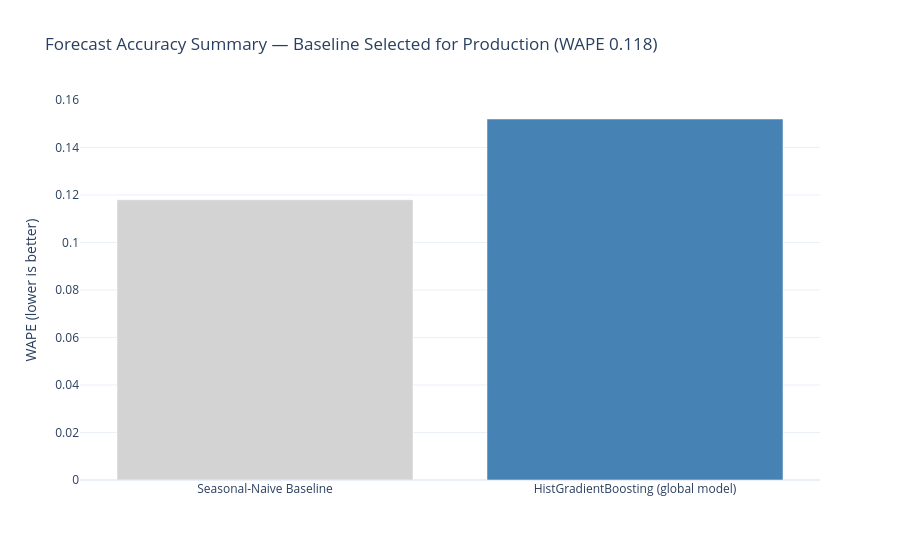

Notebook code for this chart:
### Code cell
# Executive summary visual: WAPE and improvement in one view
fig = go.Figure()
fig.add_trace(go.Bar(x=comparison_table["Method"], y=comparison_table["WAPE"], name="WAPE",
                      marker_color=["lightgray", "steelblue"]))
fig.update_layout(title=f"Forecast Accuracy Summary — {'Model' if model_beats_baseline else 'Baseline'} "
                         f"Selected for Production (WAPE {min(overall_baseline_wape, overall_model_wape):.3f})",
                   yaxis_title="WAPE (lower is better)", template="plotly_white")
fig.show()

### Figure 1 — Plotly figure (JSON) as saved in the notebook; plotly's stock layout.template omitted (floating-point values rounded to 4 significant figures)
{"data": [{"marker": {"color": ["lightgray", "steelblue"]}, "name": "WAPE", "type": "bar", "x": ["Seasonal-Naive Baseline", "HistGradientBoosting (global model)"], "y": [0.118, 0.152]}], "layout": {"title": {"text": "Forecast Accuracy Summary — Baseline Selected for Production (WAPE 0.118)"}, "yaxis": {"title": {"text": "WAPE (lower is better)"}}}}
